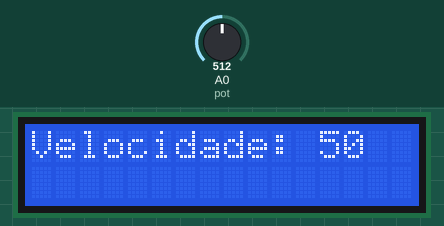
Bench run of a sketch on a simulated Arduino Mega 2560, built with avr-gcc and run on an emulated ATmega2560. On the bench: 16×2 character LCD. Inputs (shaded band) come from the test bench; at power-on: A0 (pot) = 512.

Above: at 6.2 s.
6.3 s: A0 (pot) set to 716
At 7.0 s:
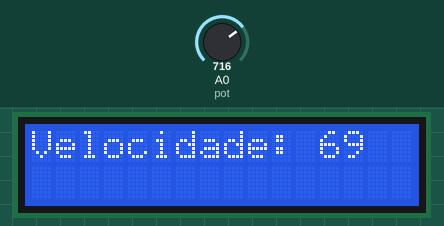
7.8 s: A0 (pot) set to 900
At 8.1 s:
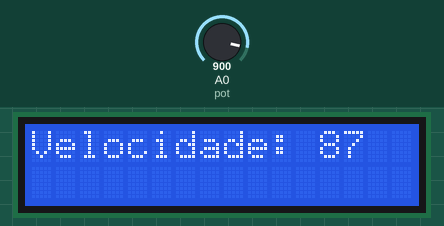
9.3 s: A0 (pot) set to 1023
At 10.5 s:
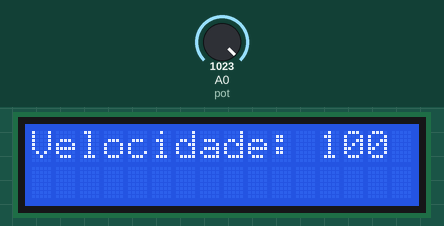
Timing chart, 0 to 12.3 s (numbered marks = the images above; inputs shaded):
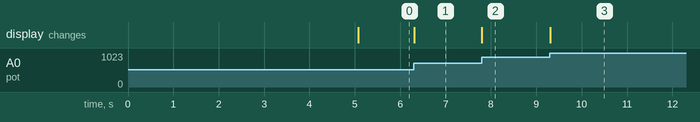

Measured:
- after the input at 6.3 s, the display: changes at once (image 1)
- after the input at 7.8 s, the display: changes at once (image 2)
- after the input at 9.3 s, the display: changes at once (image 3)

The sketch:

teste_motor_transmissor.ino
```cpp
#include <LiquidCrystal.h>

LiquidCrystal lcd(7, 6, 5, 4, 3, 2);

int const pot = A0;

void setup()
{
  Serial1.begin(9600);
  lcd.begin(16, 2);
  lcd.print("Bem vindo ao");
  lcd.setCursor(0,1);
  lcd.print("teste do 4patas!");
  delay(5000);
  lcd.clear();
  lcd.setCursor(0,0);
  lcd.print("Velocidade: ");
}

void loop()
{
  int speed, potVal = analogRead(pot);

  speed = map(potVal, 0, 1023, 0, 100);

  lcd.setCursor(12, 0);
  lcd.print(speed);
  Serial1.print('M');
  Serial1.print(speed);
  delay(1);
}
```
